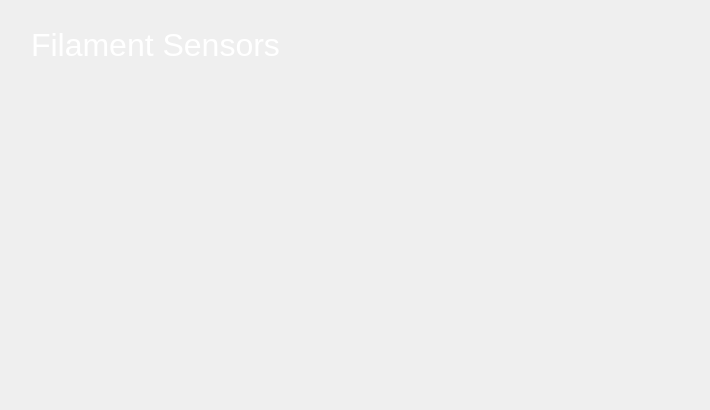
<?xml version="1.0" encoding="UTF-8"?>
<ui version="4.0">
 <class>filament_sensors_page</class>
 <widget class="QWidget" name="filament_sensors_page">
  <property name="geometry">
   <rect>
    <x>0</x>
    <y>0</y>
    <width>710</width>
    <height>410</height>
   </rect>
  </property>
  <property name="sizePolicy">
   <sizepolicy hsizetype="MinimumExpanding" vsizetype="MinimumExpanding">
    <horstretch>0</horstretch>
    <verstretch>0</verstretch>
   </sizepolicy>
  </property>
  <property name="minimumSize">
   <size>
    <width>710</width>
    <height>410</height>
   </size>
  </property>
  <property name="maximumSize">
   <size>
    <width>720</width>
    <height>420</height>
   </size>
  </property>
  <property name="windowTitle">
   <string>Form</string>
  </property>
  <widget class="QWidget" name="horizontalLayoutWidget">
   <property name="geometry">
    <rect>
     <x>10</x>
     <y>10</y>
     <width>691</width>
     <height>71</height>
    </rect>
   </property>
   <layout class="QHBoxLayout" name="fs_header_layout">
    <item alignment="Qt::AlignHCenter|Qt::AlignVCenter">
     <widget class="QLabel" name="fs_page_title">
      <property name="sizePolicy">
       <sizepolicy hsizetype="MinimumExpanding" vsizetype="MinimumExpanding">
        <horstretch>0</horstretch>
        <verstretch>0</verstretch>
       </sizepolicy>
      </property>
      <property name="minimumSize">
       <size>
        <width>300</width>
        <height>60</height>
       </size>
      </property>
      <property name="maximumSize">
       <size>
        <width>16777215</width>
        <height>60</height>
       </size>
      </property>
      <property name="font">
       <font>
        <pointsize>24</pointsize>
       </font>
      </property>
      <property name="styleSheet">
       <string notr="true">background: transparent; color: white;</string>
      </property>
      <property name="text">
       <string>Filament Sensors</string>
      </property>
     </widget>
    </item>
    <item alignment="Qt::AlignRight|Qt::AlignVCenter">
     <widget class="BlocksCustomButton" name="fs_back_button">
      <property name="sizePolicy">
       <sizepolicy hsizetype="Fixed" vsizetype="Fixed">
        <horstretch>0</horstretch>
        <verstretch>0</verstretch>
       </sizepolicy>
      </property>
      <property name="minimumSize">
       <size>
        <width>60</width>
        <height>60</height>
       </size>
      </property>
      <property name="maximumSize">
       <size>
        <width>60</width>
        <height>60</height>
       </size>
      </property>
      <property name="text">
       <string/>
      </property>
      <property name="flat">
       <bool>true</bool>
      </property>
      <property name="button_type" stdset="0">
       <string>icon</string>
      </property>
      <property name="icon_pixmap" stdset="0">
       <pixmap resource="resources/icon_resources.qrc">:/ui/media/btn_icons/back.svg</pixmap>
      </property>
     </widget>
    </item>
   </layout>
  </widget>
  <widget class="QWidget" name="verticalLayoutWidget">
   <property name="geometry">
    <rect>
     <x>10</x>
     <y>90</y>
     <width>691</width>
     <height>302</height>
    </rect>
   </property>
   <layout class="QVBoxLayout" name="fs_content_layout">
    <item alignment="Qt::AlignHCenter|Qt::AlignVCenter">
     <widget class="QListWidget" name="fs_sensors_list">
      <property name="sizePolicy">
       <sizepolicy hsizetype="MinimumExpanding" vsizetype="MinimumExpanding">
        <horstretch>0</horstretch>
        <verstretch>0</verstretch>
       </sizepolicy>
      </property>
      <property name="minimumSize">
       <size>
        <width>650</width>
        <height>300</height>
       </size>
      </property>
      <property name="maximumSize">
       <size>
        <width>700</width>
        <height>300</height>
       </size>
      </property>
      <property name="layoutDirection">
       <enum>Qt::LeftToRight</enum>
      </property>
      <property name="styleSheet">
       <string notr="true">QListWidget{background-color: transparent;}

QLabel{
color: #ffffff;
}</string>
      </property>
      <property name="showDropIndicator" stdset="0">
       <bool>false</bool>
      </property>
      <property name="selectionMode">
       <enum>QAbstractItemView::NoSelection</enum>
      </property>
     </widget>
    </item>
   </layout>
  </widget>
 </widget>
 <customwidgets>
  <customwidget>
   <class>BlocksCustomButton</class>
   <extends>QPushButton</extends>
   <header location="global">lib.utils.blocks_button</header>
  </customwidget>
 </customwidgets>
 <resources>
  <include location="resources/button_resources.qrc"/>
  <include location="resources/icon_resources.qrc"/>
  <include location="resources/graphic_resources.qrc"/>
 </resources>
 <connections/>
</ui>
